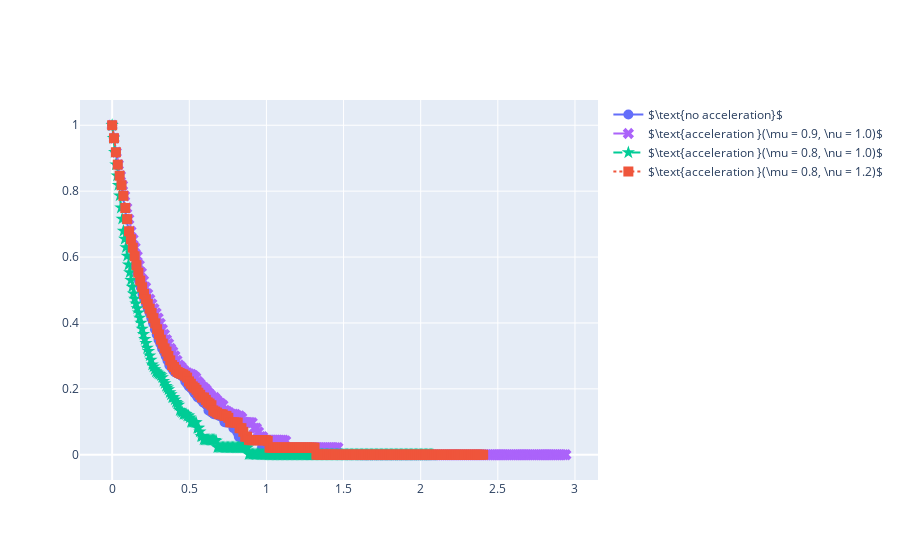

This figure's notebook cell:
### Code cell
fig_time = go.Figure()

# (0.0, 0.0)
runtime = df[df["accel_param"]=="(0.0, 0.0)"]["time (median)"]
runtime = runtime.values[0]

y = residuals_df["primal_random | csc | subsample | sketch_size = 158 | no-op | algo_mode = auto | accel_param = (0.0-0.0) | residual_norms (median)"]
y = y[~np.isnan(y)]
iterations = y.shape[0]
style_key = "$\\text{no acceleration}$"


fig_time.add_trace(
    go.Scatter(
        x=np.array(range(iterations)) * runtime / iterations,
        y=y.values,
        name=style_key,
        mode="lines+markers",
        line=dict(color=COLOR_DICT[style_key], dash=LINE_DICT[style_key]),
        marker=dict(symbol=SYMBOL_DICT[style_key], size=10),
    )
)


# (0.9, 1.0)
runtime = df[df["accel_param"]=="(0.9, 1.0)"]["time (median)"]
runtime = runtime.values[0]

y = residuals_df["primal_random | csc | subsample | sketch_size = 158 | no-op | algo_mode = accel | accel_param = (0.9-1.0) | residual_norms (median)"]
y = y[~np.isnan(y)]
iterations = y.shape[0]
style_key = "$\\text{acceleration }(\\mu = 0.9, \\nu = 1.0)$"


fig_time.add_trace(
    go.Scatter(
        x=np.array(range(iterations)) * runtime / iterations,
        y=y.values,
        name=style_key,
        mode="lines+markers",
        line=dict(color=COLOR_DICT[style_key], dash=LINE_DICT[style_key]),
        marker=dict(symbol=SYMBOL_DICT[style_key], size=10),
    )
)

# (0.8, 1.0)
runtime = df[df["accel_param"]=="(0.8, 1.0)"]["time (median)"]
runtime = runtime.values[0]

y = residuals_df["primal_random | csc | subsample | sketch_size = 158 | no-op | algo_mode = accel | accel_param = (0.8-1.0) | residual_norms (median)"]
y = y[~np.isnan(y)]
iterations = y.shape[0]
style_key = "$\\text{acceleration }(\\mu = 0.8, \\nu = 1.0)$"


fig_time.add_trace(
    go.Scatter(
        x=np.array(range(iterations)) * runtime / iterations,
        y=y.values,
        name=style_key,
        mode="lines+markers",
        line=dict(color=COLOR_DICT[style_key], dash=LINE_DICT[style_key]),
        marker=dict(symbol=SYMBOL_DICT[style_key], size=10),
    )
)

# (0.8, 1.2)
runtime = df[df["accel_param"]=="(0.8, 1.2)"]["time (median)"]
runtime = runtime.values[0]

y = residuals_df["primal_random | csc | subsample | sketch_size = 158 | no-op | algo_mode = accel | accel_param = (0.8-1.2) | residual_norms (median)"]
y = y[~np.isnan(y)]
iterations = y.shape[0]
style_key = "$\\text{acceleration }(\\mu = 0.8, \\nu = 1.2)$"


fig_time.add_trace(
    go.Scatter(
        x=np.array(range(iterations)) * runtime / iterations,
        y=y.values,
        name=style_key,
        mode="lines+markers",
        line=dict(color=COLOR_DICT[style_key], dash=LINE_DICT[style_key]),
        marker=dict(symbol=SYMBOL_DICT[style_key], size=10),
    )
)

### Figure 1 — Plotly figure (JSON) as saved in the notebook; plotly's stock layout.template omitted (floating-point values rounded to 4 significant figures; data arrays with more than 128 entries replaced by an {"elided": "..."} marker saying what was removed)
{"data": [{"line": {"color": "#636EFA", "dash": "solid"}, "marker": {"size": 10, "symbol": "circle"}, "mode": "lines+markers", "name": "$\\text{no acceleration}$", "type": "scatter", "x": [0, 0.01156, 0.02313, 0.03469, 0.04625, 0.05782, 0.06938, 0.08094, 0.09251, 0.1041, 0.1156, 0.1272, 0.1388, 0.1503, 0.1619, 0.1735, 0.185, 0.1966, 0.2081, 0.2197, 0.2313, 0.2428, 0.2544, 0.266, 0.2775, 0.2891, 0.3006, 0.3122, 0.3238, 0.3353, 0.3469, 0.3585, 0.37, 0.3816, 0.3932, 0.4047, 0.4163, 0.4278, 0.4394, 0.451, 0.4625, 0.4741, 0.4857, 0.4972, 0.5088, 0.5204, 0.5319, 0.5435, 0.555, 0.5666, 0.5782, 0.5897, 0.6013, 0.6129, 0.6244, 0.636, 0.6475, 0.6591, 0.6707, 0.6822, 0.6938, 0.7054, 0.7169, 0.7285, 0.7401, 0.7516, 0.7632, 0.7747, 0.7863, 0.7979, 0.8094, 0.821, 0.8326, 0.8441, 0.8557, 0.8673, 0.8788, 0.8904, 0.9019, 0.9135, 0.9251, 0.9366, 0.9482, 0.9598, 0.9713, 0.9829, 0.9944, 1.006, 1.018, 1.029, 1.041, 1.052, 1.064, 1.075, 1.087, 1.099, 1.11, 1.122, 1.133, 1.145, 1.156, 1.168, 1.179, 1.191, 1.203, 1.214, 1.226, 1.237, 1.249, 1.26, 1.272, 1.284, 1.295, 1.307], "y": [1, 0.9607, 0.9181, 0.8805, 0.8468, 0.8179, 0.7857, 0.7489, 0.7151, 0.6781, 0.6539, 0.6285, 0.6024, 0.5755, 0.5526, 0.5286, 0.5083, 0.4878, 0.472, 0.4577, 0.4433, 0.4303, 0.4145, 0.3987, 0.3809, 0.365, 0.3493, 0.3372, 0.3228, 0.313, 0.2997, 0.2864, 0.2721, 0.2663, 0.2581, 0.2514, 0.2481, 0.2454, 0.2436, 0.2399, 0.2342, 0.2225, 0.2156, 0.2075, 0.2032, 0.1972, 0.1883, 0.182, 0.1736, 0.1736, 0.1664, 0.159, 0.1553, 0.1503, 0.1344, 0.1311, 0.1278, 0.1231, 0.1229, 0.1224, 0.1178, 0.1178, 0.1122, 0.09876, 0.09823, 0.09823, 0.0977, 0.09758, 0.08063, 0.08063, 0.06951, 0.05474, 0.05474, 0.04518, 0.04425, 0.04425, 0.04425, 0.04425, 0.04425, 0.04425, 0.04425, 0.04425, 0.04425, 0.04205, 0.02158, 0.02158, 0.02158, 0.02158, 0.02158, 0.02158, 0.02158, 0.02158, 0.02158, 0.02158, 0.02158, 0.02158, 0.02158, 0.02158, 0.02158, 0.02158, 0.02158, 0.02158, 0.02158, 0.02158, 0.02158, 0.02158, 0.02158, 0.02158, 0.02158, 1.021e-12, 1.014e-12, 1.012e-12, 1.006e-12, 9.959e-13]}, {"line": {"color": "#AB63FA", "dash": "longdash"}, "marker": {"size": 10, "symbol": "x"}, "mode": "lines+markers", "name": "$\\text{acceleration }(\\mu = 0.9, \\nu = 1.0)$", "type": "scatter", "x": {"elided": "218 float values"}, "y": {"elided": "218 float values"}}, {"line": {"color": "#00CC96", "dash": "dash"}, "marker": {"size": 10, "symbol": "star"}, "mode": "lines+markers", "name": "$\\text{acceleration }(\\mu = 0.8, \\nu = 1.0)$", "type": "scatter", "x": {"elided": "257 float values"}, "y": {"elided": "257 float values"}}, {"line": {"color": "#EF553B", "dash": "dot"}, "marker": {"size": 10, "symbol": "square"}, "mode": "lines+markers", "name": "$\\text{acceleration }(\\mu = 0.8, \\nu = 1.2)$", "type": "scatter", "x": {"elided": "199 float values"}, "y": {"elided": "199 float values"}}], "layout": {}}
